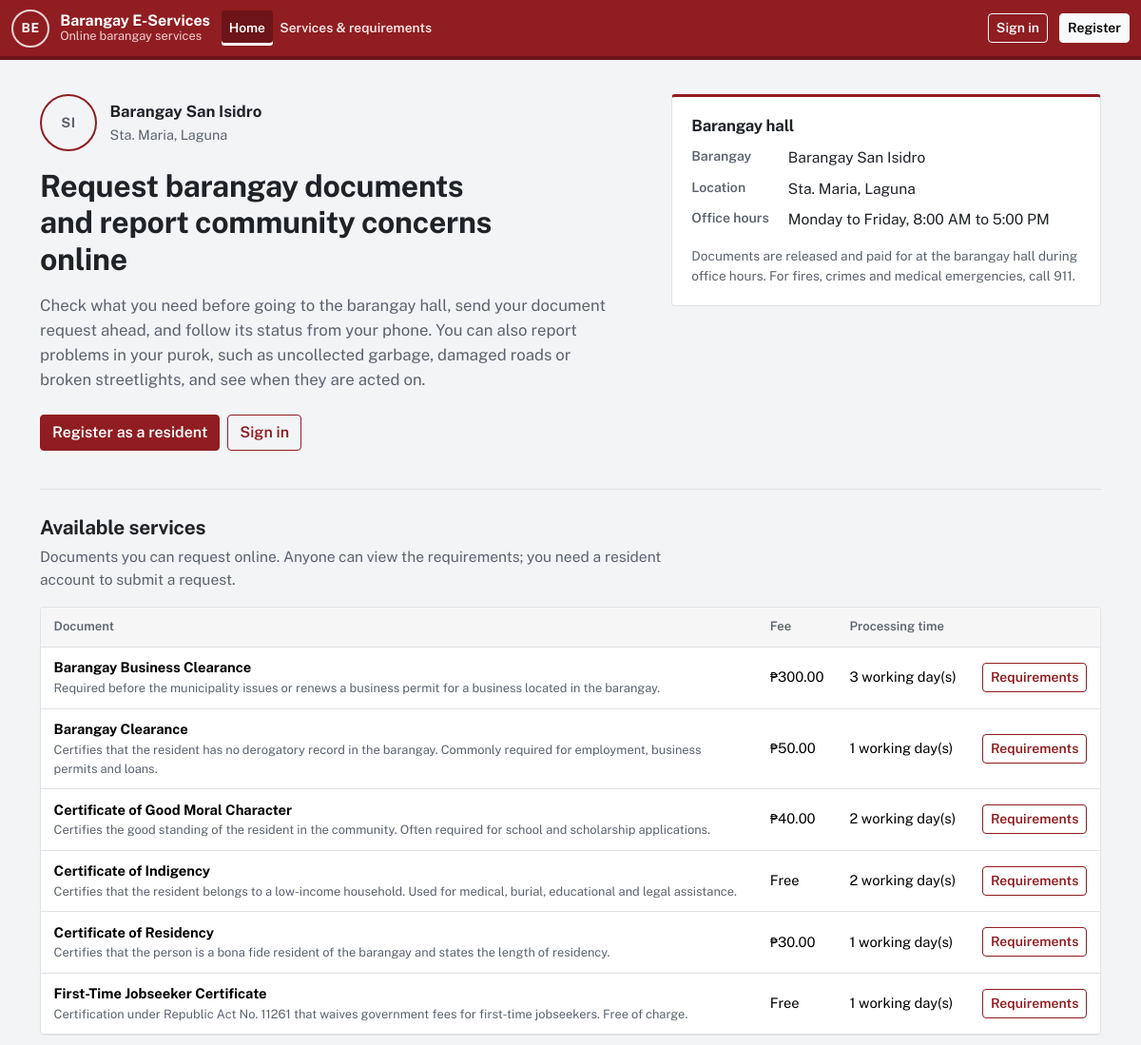
Before: / (upper part) with the older database file.
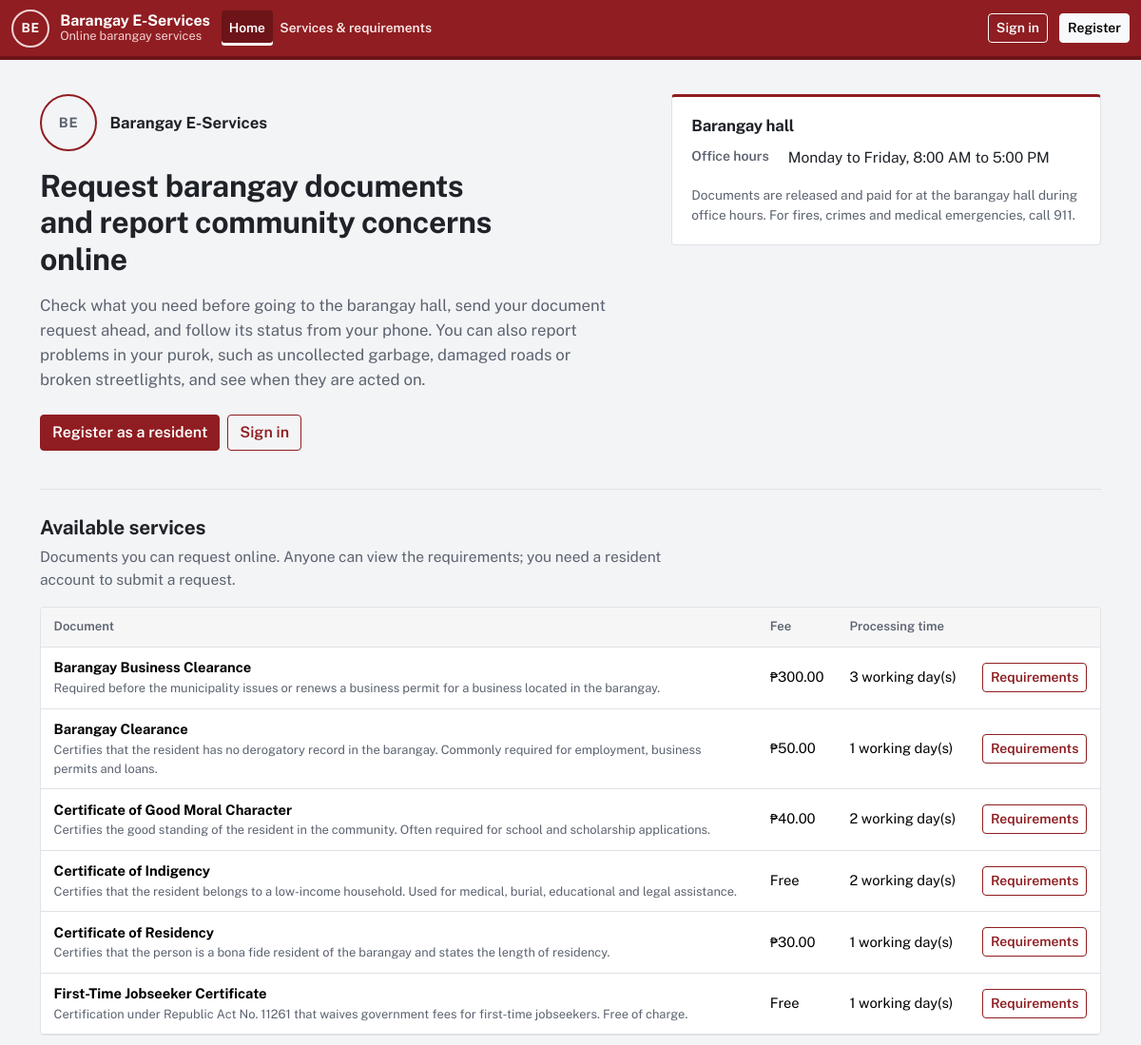
After: the same page with the newer database file.
### tables this page shows
CREATE TABLE `barangay_settings` (
  `settings_id` tinyint(3) unsigned NOT NULL DEFAULT 1,
  `barangay_name` varchar(100) DEFAULT NULL,
  `municipality` varchar(100) DEFAULT NULL,
  `province` varchar(100) DEFAULT NULL,
  `office_hours` varchar(150) DEFAULT NULL,
  `logo_path` varchar(255) DEFAULT NULL,
  `updated_by` int(10) unsigned DEFAULT NULL,
  `updated_at` datetime NOT NULL DEFAULT current_timestamp() ON UPDATE current_timestamp(),
  PRIMARY KEY (`settings_id`),
  KEY `fk_settings_user` (`updated_by`),
  CONSTRAINT `fk_settings_user` FOREIGN KEY (`updated_by`) REFERENCES `users` (`user_id`) ON DELETE SET NULL,
  CONSTRAINT `chk_settings_single` CHECK (`settings_id` = 1)
);

### app/lib/db.php (called while the page is built, shortened)
<?php
function db(): mysqli
{
    static $conn = null;
    if ($conn === null) {
        $conn = new mysqli(
            config('db.host'),
            config('db.user'),
            config('db.password'),
            config('db.name'),
            (int) config('db.port', 3306)
        );
        $conn->set_charset('utf8mb4');
        $conn->query("SET time_zone = '+08:00'");
    }
    return $conn;
}
function db_query(string $sql, array $params = []): mysqli_stmt
{
    $stmt = db()->prepare($sql);
    $stmt->execute();
    return $stmt;
}
function db_one(string $sql, array $params = []): ?array
{
    $result = db_query($sql, $params)->get_result();
    $row = $result ? $result->fetch_assoc() : null;
    return $row ?: null;
}

### app/lib/helpers.php (called while the page is built, shortened)
<?php
function e($value): string
{
    return htmlspecialchars((string) ($value ?? ''), ENT_QUOTES | ENT_SUBSTITUTE, 'UTF-8');
}

### index.php (the view, shortened to what the changed rows need)
<?php
require APP_ROOT . '/app/views/header.php';
?>
<section class="landing-hero">
  <div>
    <div class="landing-id">
      <?= render_seal('landing-seal') ?>
      <div><strong><?= e(barangay_display_name()) ?></strong><?php if (barangay_location() !== ''): ?><span><?= e(barangay_location()) ?></span><?php endif; ?></div>
    </div>
    <h1>Request barangay documents and report community concerns online</h1>
  </div>
  <aside class="hall-card" aria-label="Barangay hall information">
    <h2>Barangay hall</h2>
    <dl class="details mb-3">
      <?php if (barangay_name() !== ''): ?><dt>Barangay</dt><dd><?= e(barangay_name()) ?></dd><?php endif; ?>
      <?php if (barangay_location() !== ''): ?><dt>Location</dt><dd><?= e(barangay_location()) ?></dd><?php endif; ?>
      <dt>Office hours</dt><dd><?= e(office_hours() ?: 'Please ask at the barangay hall.') ?></dd>
    </dl>
  </aside>
</section>
<section class="landing-section" aria-labelledby="services-title">
  <h2 id="services-title">Available services</h2>
  <div class="table-wrap">
    <table class="table">
      <thead><tr><th scope="col">Document</th><th scope="col">Fee</th><th scope="col">Processing time</th><th scope="col"><span class="visually-hidden">Requirements</span></th></tr></thead>
    </table>
  </div>
</section>
<?php require APP_ROOT . '/app/views/footer.php'; ?>

### app/lib/settings.php (shortened to what the changed rows need)
<?php
function barangay(bool $refresh = false): array
{
    static $settings = null;
    if ($settings === null || $refresh) {
        try {
            $row = db_one('SELECT barangay_name, municipality, province, office_hours, logo_path, updated_at FROM barangay_settings WHERE settings_id = 1');
        } catch (mysqli_sql_exception $e) {
            error_log('[barangay-eservices] settings unavailable: ' . $e->getMessage());
            $row = null;
        }
        $settings = array_merge(SETTINGS_DEFAULTS, $row ?? []);
    }
    return $settings;
}
function barangay_name(): string
{
    $name = trim((string) barangay()['barangay_name']);
    if ($name === '') {
        return '';
    }
    return preg_match('/^(barangay|brgy\.?)\s/i', $name) ? $name : 'Barangay ' . $name;
}
function barangay_display_name(): string
{
    return barangay_name() ?: APP_NAME;
}
function barangay_location(): string
{
    $b = barangay();
    return implode(', ', array_filter([trim((string) $b['municipality']), trim((string) $b['province'])], 'strlen'));
}
function office_hours(): string
{
    return trim((string) barangay()['office_hours']);
}
function barangay_initials(): string
{
    if (trim((string) barangay()['barangay_name']) === '') {
        return 'BE';
    }
    $name = preg_replace('/^(barangay|brgy\.?)\s+/i', '', trim((string) barangay()['barangay_name']));
    $words = preg_split('/[\s\-]+/u', $name, -1, PREG_SPLIT_NO_EMPTY);
    $words = array_values(array_filter($words, fn ($w) => !in_array(mb_strtolower($w), ['de', 'del', 'dela', 'la', 'ng', 'of'], true)));
    $initials = '';
    foreach (array_slice($words, 0, 2) as $w) {
        $initials .= mb_strtoupper(mb_substr($w, 0, 1));
    }
    return $initials !== '' ? $initials : 'B';
}
function logo_url(): ?string
{
    $path = barangay()['logo_path'];
    if (!$path || !is_file(APP_ROOT . '/' . $path)) {
        return null;
    }
    return url($path) . '?v=' . filemtime(APP_ROOT . '/' . $path);
}
function render_seal(string $class = 'brand-seal'): string
{
    $logo = logo_url();
    return '<span class="' . e($class) . '" aria-hidden="true">' . e(barangay_initials()) . '</span>';
}

Changed rows visible on the page:
changed barangay_settings "Monday to Friday, 8:00 AM to 5:00 PM": barangay_name "Barangay San Isidro" → "Barangay E-Services"; municipality "Sta. Maria" → empty (drawn); barangay_location() "Sta. Maria, Laguna" → (not shown); barangay_name "Barangay San Isidro" → "BE"
Other visible differences:
barangay_initials(): "SI" → (not shown)
text no longer shown: "Barangay Location"
